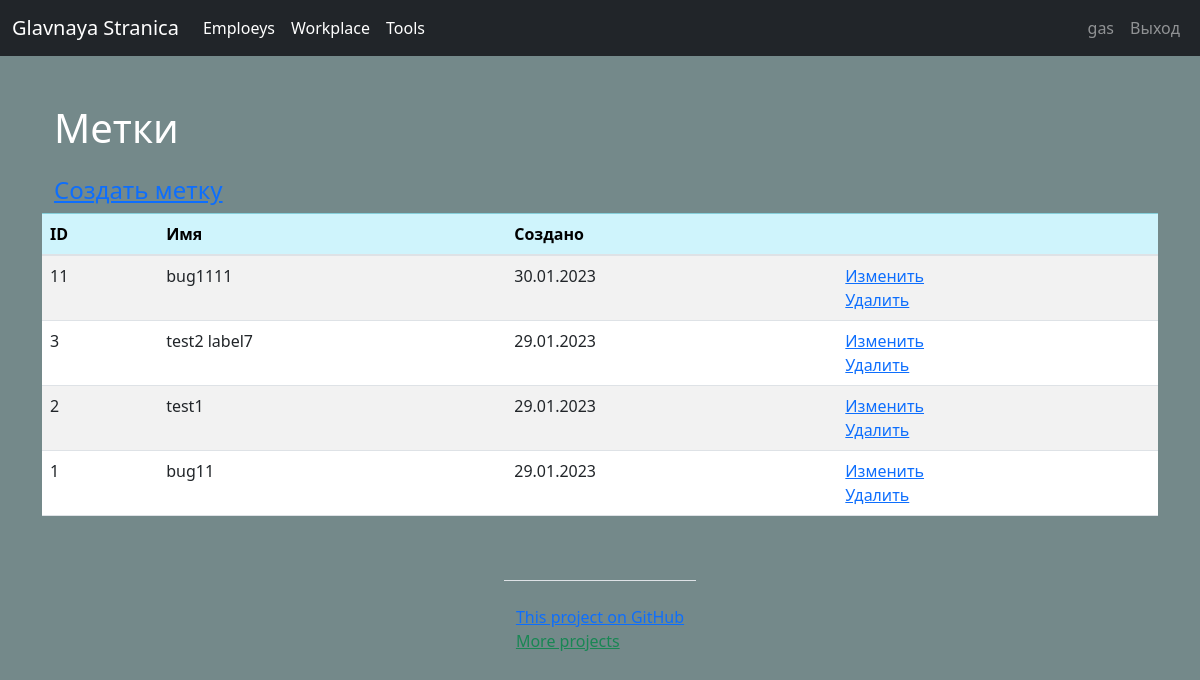
The app's page /labels/ (signed in), older data.
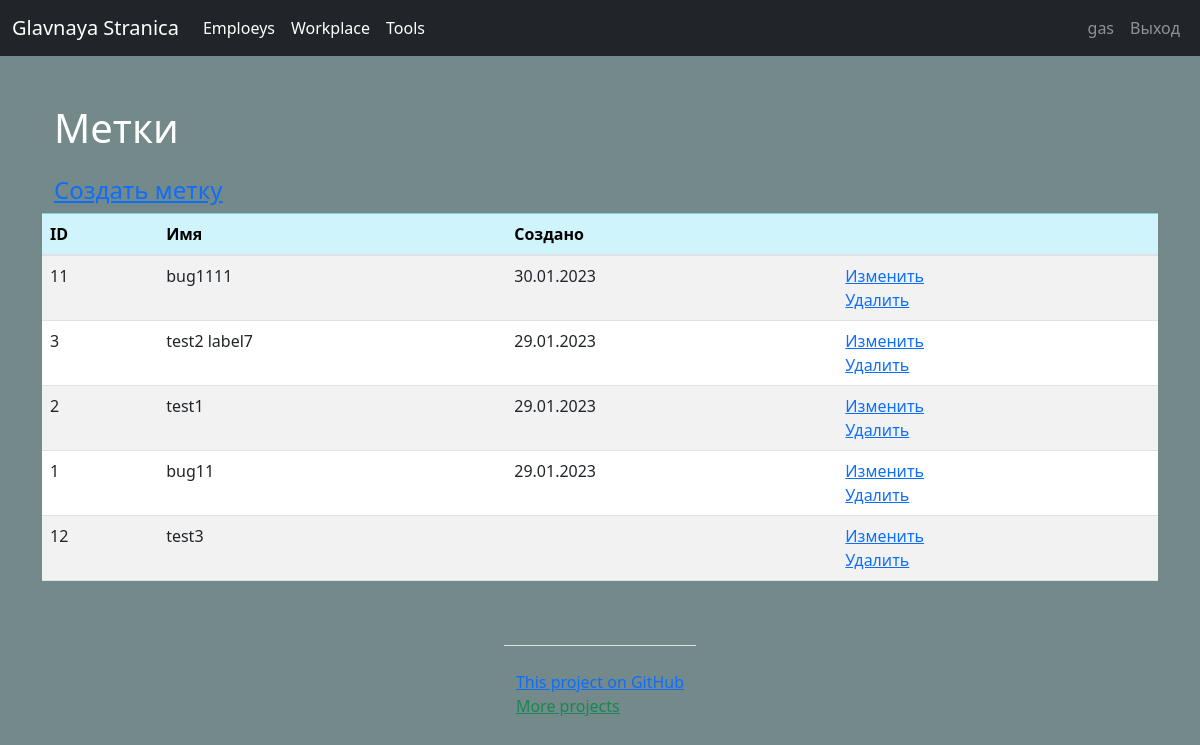
The same page, newer data.
### labels/models.py (models this page shows, shortened)
class Labels(models.Model):
    name = models.CharField(max_length=250, unique=True, verbose_name=_('Label name'))
    created_at = models.DateTimeField(auto_now_add=True, null=True)
    update_at = models.DateTimeField(auto_now=True, null=True)
    class Meta:
        verbose_name = _("=Label=")
        verbose_name_plural = _("=Labels=")
        ordering = ['-created_at']

### labels/views.py (the view)
# urls.py: path('', LabelsListView.as_view(), name='labels'),
class LabelsListView(LoginAuthMixin, LabelsMixin, ListView):  # modelname_list.html.
    extra_context = {'title': _('Labels'), 'btn': _('Create label'), 'btn_update': _('Update'),
                     'btn_delete': _('Delete'), 'btn_create': _('Create label')}
    context_object_name = 'labels'

### task_manager/mixins.py (called while the page is built)
    def dispatch(self, request, *args, **kwargs):
        if not request.user.is_authenticated:
            messages.error(self.request, _('You are not authorized! Please sign in.'))
            return redirect('user_login')
        return super().dispatch(request, *args, **kwargs)

### task_manager/templates/labels/labels_list.html (shortened to what this page needs)
{% extends 'base.html' %}
{% load bootstrap4 %}
{% load i18n %}
    {% block content %}
    <div class="container wrapper flex-grow-1">
        <h1 class="my-4">{{ title }}</h1>
        <h4><a href="{% url 'create_label' %}"> {{ btn_create }}</a> </h4>
    </div>
    <table class="table table-striped ">
        <thead>
        <tr class="table-info">
            <th scope="col">ID</th>
            <th scope="col">{% translate 'Name' %}</th>
            <th scope="col">{% trans 'Created at' %}</th>
            <th></th>
        </tr>
        </thead>
        <tbody>
        {% for label in labels %}
        <tr>
            <td>{{label.id}}</td>
            <td>{{label.name}}</td>
            <td>{{label.created_at|date:"d.m.Y"}}</td>
            <td>
                <a href="{% url 'update_label' label.pk %}">{{btn_update}}</a>
                <br>
                <a href="{% url 'delete_label' label.pk %}">{{btn_delete}}</a>
            </td>
        </tr>
        {% endfor %}
        </tbody>
    </table>
    {% endblock %}

Row changes from the older to the newer data that the page shows:
added Labels: id "12", name "test3", btn_update "Изменить", btn_delete "Удалить"
